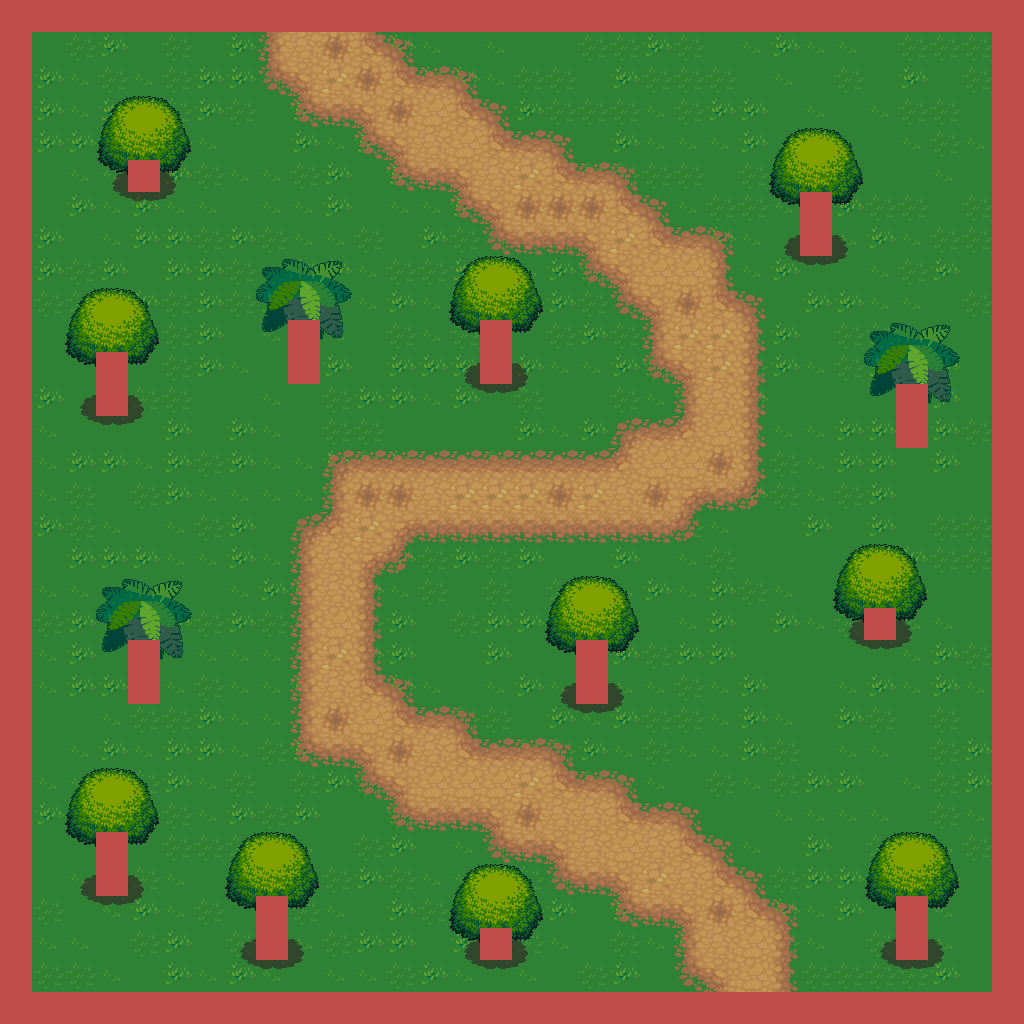

Tiled map render using the project's own tile images. Description and the map definition, with tile-layer contents summarised, below:
An orthogonal 32x32 tile map with 32x32 px tiles, 4 tile layers (Tile Layer 1, Tile Layer 2, Tile Layer 3, Tile Layer 4), 5 tilesets.

<map version="1.0" tiledversion="1.1.5" orientation="orthogonal" renderorder="right-down" width="32" height="32" tilewidth="32" tileheight="32" infinite="0" nextobjectid="1">
 <tileset firstgid="1" source="../assets/Terrain.tsx" />
 <tileset firstgid="1025" source="../assets/trunk.tsx" />
 <tileset firstgid="1043" source="../assets/treetop.tsx" />
 <tileset firstgid="1085" source="../assets/castlefloors.tsx" />
 <tileset firstgid="1185" source="../assets/plant repack.tsx" />
 <layer name="Tile Layer 1" width="32" height="32">
  <data>[1024 cells, 900 non-empty, 4 distinct tile ids]</data>
 </layer>
 <layer name="Tile Layer 2" width="32" height="32">
  <data>[1024 cells, 299 non-empty, 28 distinct tile ids]</data>
 </layer>
 <layer name="Tile Layer 3" width="32" height="32">
  <data>[1024 cells, 118 non-empty, 19 distinct tile ids]</data>
 </layer>
 <layer name="Tile Layer 4" width="32" height="32">
  <data>[1024 cells, 147 non-empty, 1 distinct tile ids]</data>
 </layer>
</map>
